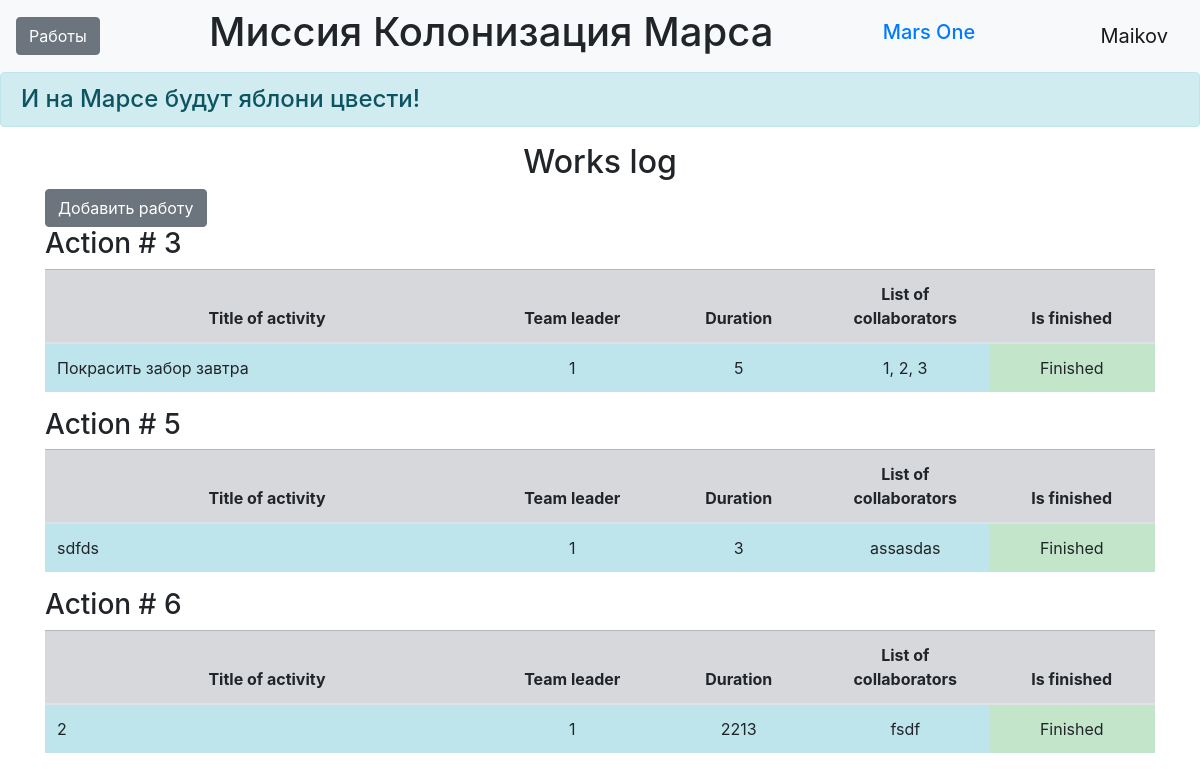
Page /jobs (signed in) on the committed database.
### data/users.py (models this page shows, shortened)
class User(SqlAlchemyBase, UserMixin):
    __tablename__ = 'users'
    id = sqlalchemy.Column(sqlalchemy.Integer,
                           primary_key=True, autoincrement=True)
    surname = sqlalchemy.Column(sqlalchemy.String, nullable=True)
    name = sqlalchemy.Column(sqlalchemy.String, nullable=True)
    age = sqlalchemy.Column(sqlalchemy.Integer, nullable=True)
    position = sqlalchemy.Column(sqlalchemy.String, nullable=True)
    speciality = sqlalchemy.Column(sqlalchemy.String, nullable=True)
    address = sqlalchemy.Column(sqlalchemy.String, nullable=True)
    email = sqlalchemy.Column(sqlalchemy.String,
                              index=True, unique=True, nullable=True)
    hashed_password = sqlalchemy.Column(sqlalchemy.String, nullable=True)
    modified_date = sqlalchemy.Column(sqlalchemy.DateTime,
                                      default=datetime.datetime.now)
    jobs = orm.relationship('Jobs', back_populates='user')

### data/jobs.py (models this page shows)
class Jobs(SqlAlchemyBase):
    __tablename__ = 'jobs'
    id = sqlalchemy.Column(sqlalchemy.Integer,
                           primary_key=True, autoincrement=True)
    team_leader = sqlalchemy.Column(sqlalchemy.Integer,
                                    sqlalchemy.ForeignKey("users.id"))
    job = sqlalchemy.Column(sqlalchemy.String, nullable=True)
    work_size = sqlalchemy.Column(sqlalchemy.Integer, nullable=True)
    collaborators = sqlalchemy.Column(sqlalchemy.String, nullable=True)
    is_finished = sqlalchemy.Column(sqlalchemy.Boolean, default=True)
    start_date = sqlalchemy.Column(sqlalchemy.DateTime,
                                   default=datetime.datetime.now)
    end_date = sqlalchemy.Column(sqlalchemy.DateTime,
                                 default=datetime.datetime.now)
    user = orm.relationship('User')

### main.py (the view)
@app.route('/jobs')
def jobs():
    db_sess = db_session.create_session()
    jobs = db_sess.query(Jobs).all()
    return render_template('jobs.html', jobs=jobs)

### data/db_session.py (called while the page is built)
def create_session() -> Session:
    global __factory
    return __factory()

### main.py (called while the page is built)
@login_manager.user_loader
def load_user(user_id):
    db_sess = db_session.create_session()
    return db_sess.query(User).get(user_id)

### templates/jobs.html (shortened to what this page needs)
{% extends "base.html" %}
{% block content %}
<h2>Works log</h2>
{% if current_user.is_authenticated %}
<a href="add_jobs" class="btn btn-secondary">Добавить работу</a>
{% endif %}
{% for item in jobs %}
<h3>Action # {{item.id}}</h3>
<table class="table">
    <thead>
    <tr class="table-secondary cell-1">
        <th scope="col" width="40%">Title of activity</th>
        <th scope="col" width="15%">Team leader</th>
        <th scope="col" width="15%">Duration</th>
        <th scope="col" width="15%">List of collaborators</th>
        <th scope="col" width="15%">Is finished</th>
    </tr>
    </thead>
    <tbody>
    <tr>
        <td scope="row" class="table-info">{{item.job}}</td>
        <td class="table-info" align="center">{{item.team_leader}}</td>
        <td class="table-info" align="center">{{item.work_size}}</td>
        <td class="table-info" align="center">{{item.collaborators}}</td>
        {% if item.is_finished %}
        <td class="table-success" align="center">Finished</td>
        {% else %}
        <td class="table-danger" align="center">Is not finished</td>
        {% endif %}
    </tr>
</table>
{% endfor %}
{% endblock %}

### templates/base.html (shortened to what this page needs)
<!doctype html>
<html lang="en">
<head>
    <link rel="stylesheet"
          href="https://stackpath.bootstrapcdn.com/bootstrap/4.4.1/css/bootstrap.min.css"
>
    <link rel="stylesheet" type="text/css" href="../static/css/style.css" />
</head>
<body>
<header>
    <nav class="navbar navbar-light bg-light">
        {% if current_user.is_authenticated %}
        <a href="jobs" class="btn btn-secondary">Работы</a>
    {% endif %}
        <h1 class="muted-text">Миссия Колонизация Марса</h1>
        <h1 class="navbar-brand"><a href="#">Mars One</a></h1>
        {% if current_user.is_authenticated %}
    <a class="navbar-brand" href="/logout">{{ current_user.name }}</a>
{% else %}
    <p>
        <a class="btn btn-primary " href="/register">Зарегистрироваться</a>
        <a class="btn btn-success" href="/login">Войти</a>
    </p>
{% endif %}
    </nav>
    <h4 class="alert alert-info">И на Марсе будут яблони цвести!</h4>
</header>
<main role="main" class="container">
    {% block content %}{% endblock %}
</main>
</body>
</html>

### static/style.css (style rules this page uses)
th, center-text { text-align: center; vertical-align: middle; }
h2 { text-align: center; }
.cell-1 { vertical-align: middle; }

### rows in the picture
User: name "Maikov"
Jobs: id "3", job "Покрасить забор завтра", team_leader "1", work_size "5", collaborators "1, 2, 3", is_finished "Finished"
Jobs: id "5", job "sdfds", team_leader "1", work_size "3", collaborators "assasdas", is_finished "Finished"
Jobs: id "6", job "2", team_leader "1", work_size "2213", collaborators "fsdf", is_finished "Finished"
